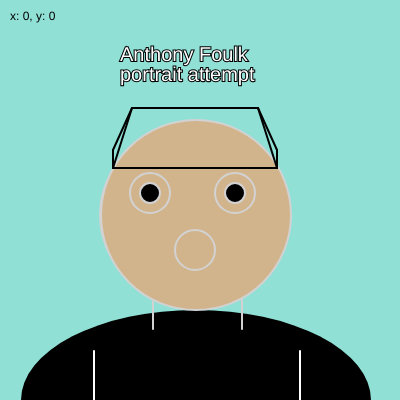
Frame 1 (no input)
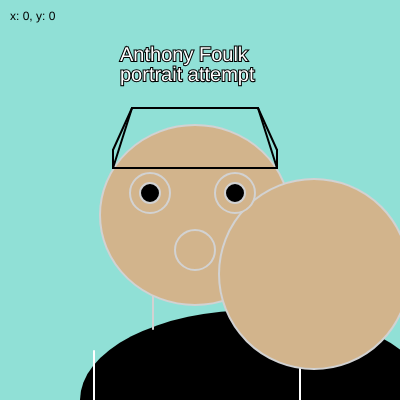
Frame 60 (no input)
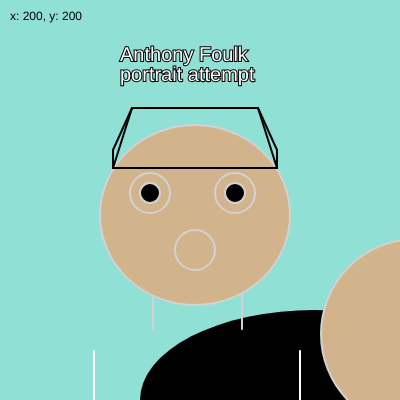
Frame 120 (the mouse pressed at the canvas centre since frame 60)

The p5.js sketch that drew these frames (run headless with seeded random() and noise() and a simulated clock; from frame 60 on, the mouse is pressed at the canvas centre):

// p5.js sketch
// ── sketch.js
var myage = 26
var myname = "Anthony Foulk"

var x = 195;
var y = 400;
var myx = 195;
var myy = 215;

var mybodymoves = 1;
var myheadmoves = 1;

function setup() {
createCanvas(400,400);
}

function draw() {
background (144,224,214);

console.log(myage);
console.log(myname);

fill(0);
noStroke();
textSize(12);
text("x: " + round(mouseX) + ", y: " + round(mouseY), 10, 20);

if(x >= 400 || x <= 0){

    mybodymoves *= -1;
   
}
x+= mybodymoves;

if(myx >= 400 || myx <= 0){

    myheadmoves *= -1;
}
myx+= myheadmoves;




ellipse (x,y,350,180);

fill (255);
stroke (255);
strokeWeight (2);
line (94,400,94,351);
line (300,400,300,351);

fill (210,180,140);
stroke (210);
strokeWeight (2);
line (153,329,153,287);
line (242,329,242,287);

ellipse (195,215,190,180);

circle (myx,myy,190);
myx++
myy++

circle (150,193,40);
circle (235,193,40);
circle (195,250,40);

fill (0);
circle (150,193,20);
circle (235,193,20);


fill (0)
stroke (0);
strokeWeight(2);
line (113,168,113,150);
line (277,168,277,150);
line(113,150,132,108);
line(277,150,258,108);  
line(132,108,258,108);
line(113,168,132,108);
line(277,168,258,108);
line(113,168,277,168);
line(132,108,258,108);



textSize(20);
fill (255);
text("Anthony Foulk", 120,61);
text ("portrait attempt", 120,81);
















}
